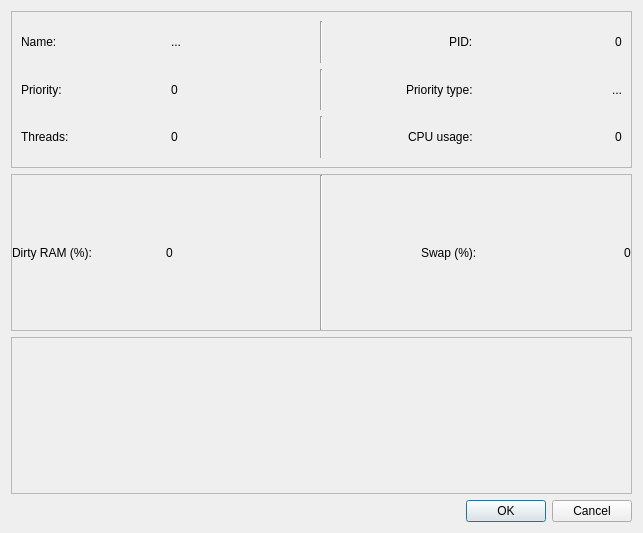
<?xml version="1.0" encoding="UTF-8"?>
<ui version="4.0">
 <class>Dialog</class>
 <widget class="QDialog" name="Dialog">
  <property name="geometry">
   <rect>
    <x>0</x>
    <y>0</y>
    <width>643</width>
    <height>533</height>
   </rect>
  </property>
  <property name="windowTitle">
   <string>Dialog</string>
  </property>
  <layout class="QVBoxLayout" name="verticalLayout">
   <item>
    <widget class="QFrame" name="frame">
     <property name="frameShape">
      <enum>QFrame::Shape::NoFrame</enum>
     </property>
     <property name="frameShadow">
      <enum>QFrame::Shadow::Raised</enum>
     </property>
     <layout class="QVBoxLayout" name="verticalLayout_2">
      <property name="leftMargin">
       <number>0</number>
      </property>
      <property name="topMargin">
       <number>0</number>
      </property>
      <property name="rightMargin">
       <number>0</number>
      </property>
      <property name="bottomMargin">
       <number>0</number>
      </property>
      <item>
       <widget class="QFrame" name="frame_2">
        <property name="frameShape">
         <enum>QFrame::Shape::StyledPanel</enum>
        </property>
        <property name="frameShadow">
         <enum>QFrame::Shadow::Raised</enum>
        </property>
        <layout class="QVBoxLayout" name="verticalLayout_3">
         <property name="leftMargin">
          <number>9</number>
         </property>
         <property name="topMargin">
          <number>9</number>
         </property>
         <property name="rightMargin">
          <number>9</number>
         </property>
         <property name="bottomMargin">
          <number>9</number>
         </property>
         <item>
          <widget class="QFrame" name="frame_4">
           <property name="frameShape">
            <enum>QFrame::Shape::NoFrame</enum>
           </property>
           <property name="frameShadow">
            <enum>QFrame::Shadow::Raised</enum>
           </property>
           <layout class="QHBoxLayout" name="horizontalLayout">
            <property name="leftMargin">
             <number>0</number>
            </property>
            <property name="topMargin">
             <number>0</number>
            </property>
            <property name="rightMargin">
             <number>0</number>
            </property>
            <property name="bottomMargin">
             <number>0</number>
            </property>
            <item>
             <widget class="QLabel" name="label_8">
              <property name="text">
               <string>Name:</string>
              </property>
             </widget>
            </item>
            <item>
             <widget class="QLabel" name="name_label">
              <property name="text">
               <string>...</string>
              </property>
             </widget>
            </item>
            <item>
             <widget class="Line" name="line">
              <property name="orientation">
               <enum>Qt::Orientation::Vertical</enum>
              </property>
             </widget>
            </item>
            <item alignment="Qt::AlignmentFlag::AlignRight">
             <widget class="QLabel" name="label">
              <property name="text">
               <string>PID:</string>
              </property>
             </widget>
            </item>
            <item alignment="Qt::AlignmentFlag::AlignRight">
             <widget class="QLabel" name="pid_label">
              <property name="text">
               <string>0</string>
              </property>
             </widget>
            </item>
           </layout>
          </widget>
         </item>
         <item>
          <widget class="QFrame" name="frame_5">
           <property name="frameShape">
            <enum>QFrame::Shape::NoFrame</enum>
           </property>
           <property name="frameShadow">
            <enum>QFrame::Shadow::Raised</enum>
           </property>
           <layout class="QHBoxLayout" name="horizontalLayout_2">
            <property name="leftMargin">
             <number>0</number>
            </property>
            <property name="topMargin">
             <number>0</number>
            </property>
            <property name="rightMargin">
             <number>0</number>
            </property>
            <property name="bottomMargin">
             <number>0</number>
            </property>
            <item>
             <widget class="QLabel" name="label_9">
              <property name="text">
               <string>Priority:</string>
              </property>
             </widget>
            </item>
            <item>
             <widget class="QLabel" name="prio_label">
              <property name="text">
               <string>0</string>
              </property>
             </widget>
            </item>
            <item>
             <widget class="Line" name="line_2">
              <property name="orientation">
               <enum>Qt::Orientation::Vertical</enum>
              </property>
             </widget>
            </item>
            <item alignment="Qt::AlignmentFlag::AlignRight">
             <widget class="QLabel" name="label_3">
              <property name="text">
               <string>Priority type:</string>
              </property>
             </widget>
            </item>
            <item alignment="Qt::AlignmentFlag::AlignRight">
             <widget class="QLabel" name="prio_tp_label">
              <property name="text">
               <string>...</string>
              </property>
             </widget>
            </item>
           </layout>
          </widget>
         </item>
         <item>
          <widget class="QFrame" name="frame_6">
           <property name="frameShape">
            <enum>QFrame::Shape::NoFrame</enum>
           </property>
           <property name="frameShadow">
            <enum>QFrame::Shadow::Raised</enum>
           </property>
           <layout class="QHBoxLayout" name="horizontalLayout_3">
            <property name="leftMargin">
             <number>0</number>
            </property>
            <property name="topMargin">
             <number>0</number>
            </property>
            <property name="rightMargin">
             <number>0</number>
            </property>
            <property name="bottomMargin">
             <number>0</number>
            </property>
            <item>
             <widget class="QLabel" name="label_11">
              <property name="text">
               <string>Threads:</string>
              </property>
             </widget>
            </item>
            <item>
             <widget class="QLabel" name="threads_label">
              <property name="text">
               <string>0</string>
              </property>
             </widget>
            </item>
            <item>
             <widget class="Line" name="line_3">
              <property name="orientation">
               <enum>Qt::Orientation::Vertical</enum>
              </property>
             </widget>
            </item>
            <item alignment="Qt::AlignmentFlag::AlignRight">
             <widget class="QLabel" name="label_5">
              <property name="text">
               <string>CPU usage:</string>
              </property>
             </widget>
            </item>
            <item alignment="Qt::AlignmentFlag::AlignRight">
             <widget class="QLabel" name="cpu_label">
              <property name="text">
               <string>0</string>
              </property>
             </widget>
            </item>
           </layout>
          </widget>
         </item>
        </layout>
       </widget>
      </item>
      <item>
       <widget class="QFrame" name="frame_7">
        <property name="frameShape">
         <enum>QFrame::Shape::StyledPanel</enum>
        </property>
        <property name="frameShadow">
         <enum>QFrame::Shadow::Raised</enum>
        </property>
        <layout class="QHBoxLayout" name="horizontalLayout_4">
         <property name="leftMargin">
          <number>0</number>
         </property>
         <property name="topMargin">
          <number>0</number>
         </property>
         <property name="rightMargin">
          <number>0</number>
         </property>
         <property name="bottomMargin">
          <number>0</number>
         </property>
         <item>
          <widget class="QLabel" name="label_2">
           <property name="text">
            <string>Dirty RAM (%):</string>
           </property>
          </widget>
         </item>
         <item>
          <widget class="QLabel" name="dirty_ram_label">
           <property name="text">
            <string>0</string>
           </property>
          </widget>
         </item>
         <item>
          <widget class="Line" name="line_4">
           <property name="orientation">
            <enum>Qt::Orientation::Vertical</enum>
           </property>
          </widget>
         </item>
         <item alignment="Qt::AlignmentFlag::AlignRight">
          <widget class="QLabel" name="label_7">
           <property name="text">
            <string>Swap (%):</string>
           </property>
          </widget>
         </item>
         <item alignment="Qt::AlignmentFlag::AlignRight">
          <widget class="QLabel" name="swap_label">
           <property name="text">
            <string>0</string>
           </property>
          </widget>
         </item>
        </layout>
       </widget>
      </item>
      <item>
       <widget class="QFrame" name="ram_graph_frame">
        <property name="frameShape">
         <enum>QFrame::Shape::StyledPanel</enum>
        </property>
        <property name="frameShadow">
         <enum>QFrame::Shadow::Raised</enum>
        </property>
       </widget>
      </item>
     </layout>
    </widget>
   </item>
   <item>
    <widget class="QDialogButtonBox" name="buttonBox">
     <property name="orientation">
      <enum>Qt::Orientation::Horizontal</enum>
     </property>
     <property name="standardButtons">
      <set>QDialogButtonBox::StandardButton::Cancel|QDialogButtonBox::StandardButton::Ok</set>
     </property>
    </widget>
   </item>
  </layout>
 </widget>
 <resources/>
 <connections>
  <connection>
   <sender>buttonBox</sender>
   <signal>accepted()</signal>
   <receiver>Dialog</receiver>
   <slot>accept()</slot>
   <hints>
    <hint type="sourcelabel">
     <x>248</x>
     <y>254</y>
    </hint>
    <hint type="destinationlabel">
     <x>157</x>
     <y>274</y>
    </hint>
   </hints>
  </connection>
  <connection>
   <sender>buttonBox</sender>
   <signal>rejected()</signal>
   <receiver>Dialog</receiver>
   <slot>reject()</slot>
   <hints>
    <hint type="sourcelabel">
     <x>316</x>
     <y>260</y>
    </hint>
    <hint type="destinationlabel">
     <x>286</x>
     <y>274</y>
    </hint>
   </hints>
  </connection>
 </connections>
</ui>
